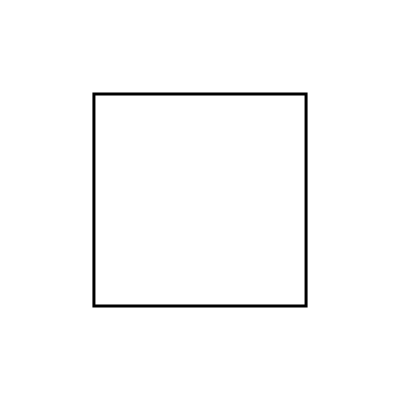
Frame 1 (no input)
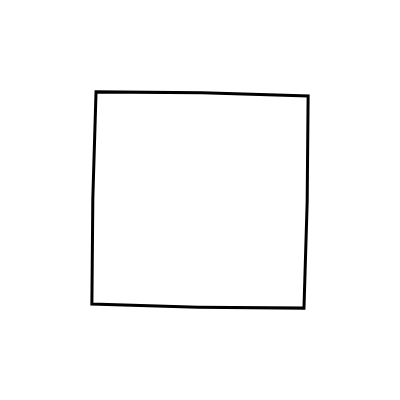
Frame 60 (no input)
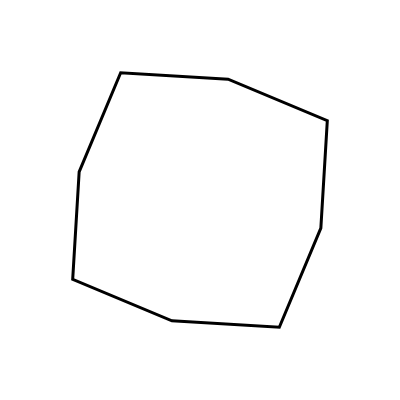
Frame 120 (the mouse pressed at the canvas centre since frame 60)

The p5.js sketch that drew these frames (run headless with seeded random() and noise() and a simulated clock; from frame 60 on, the mouse is pressed at the canvas centre):

// p5.js sketch
// ── sketch.js
// Convert a circle into a square
// By progressively subdividing into 
// a 4-gon, 8-gon, 16-gon, 32-gon, etc., 
// with smooth interpolations.
// Golan Levin, August 2016

var radius;
var squarePoints = [];
var nCirclePoints = 4;
var bDrawDebug = true;
var period = 2500;
var nPows = 4;

//-----------------------------------------
function setup() {
  createCanvas(400, 400);
  radius = width / 2 * 0.75;
}

//-----------------------------------------
function draw() {
  background(255);
  push();
  translate(width / 2, height / 2);

  var t = int(millis() / period); // 0,1,2,3,4,5,6,7...
  var tupow = floor(pow(2, 2 + (t % nPows))); // 4,8,16,32,4,8,16,32...
  var utpow = floor(pow(2, 2 + (nPows - (t % nPows) - 1))); // 32,16,8,4,32,16,8,4...
  var direction = (int(millis() / (period * nPows))) % 2; // 0,1,0,1...
  var bitupow = (direction === 0) ? tupow : utpow; // 4,8,16,32,32,16,8,4...

  var frac = (millis() % period) / float(period);
  var tfrac = (direction === 0) ? frac : (1.0 - frac);
  tfrac = pow(tfrac, 4.0);

  rotate(0 - PI / map(tfrac, 0, 1, bitupow, bitupow * 2));

  noFill();
  stroke(0);
  strokeWeight(3);
  strokeJoin(MITER);

  beginShape();
  nCirclePoints = 2 * bitupow; 
  for (var i = 0; i <= (nCirclePoints + 1); i++) { // for good shape closure
    if (i % 2 === 0) {
      // the corner vertices
      var theta = map(i, 0, nCirclePoints, 0, TWO_PI);
      var px = radius * cos(theta);
      var py = radius * sin(theta);
      vertex(px, py);

    } else {
      // the halfway vertices
      //var thetaA = map((i - 1 + nCirclePoints) % nCirclePoints, 0, nCirclePoints, 0, TWO_PI);
      //var thetaB = map((i + 0 + nCirclePoints) % nCirclePoints, 0, nCirclePoints, 0, TWO_PI);
      //var thetaC = map((i + 1 + nCirclePoints) % nCirclePoints, 0, nCirclePoints, 0, TWO_PI);
      var thetaA = map(i - 1, 0, nCirclePoints, 0, TWO_PI);
      var thetaB = map(i + 0, 0, nCirclePoints, 0, TWO_PI);
      var thetaC = map(i + 1, 0, nCirclePoints, 0, TWO_PI);

      var pxA = radius * cos(thetaA);
      var pyA = radius * sin(thetaA);
      var pxB = radius * cos(thetaB);
      var pyB = radius * sin(thetaB);
      var pxC = radius * cos(thetaC);
      var pyC = radius * sin(thetaC);

      var pxAC = (pxA + pxC) / 2; // points halfway between flanking vertices
      var pyAC = (pyA + pyC) / 2;

      var px = map(tfrac, 0, 1, pxAC, pxB);
      var py = map(tfrac, 0, 1, pyAC, pyB);
      vertex(px, py);
    }
  }
  endShape(CLOSE);

  pop();
}
